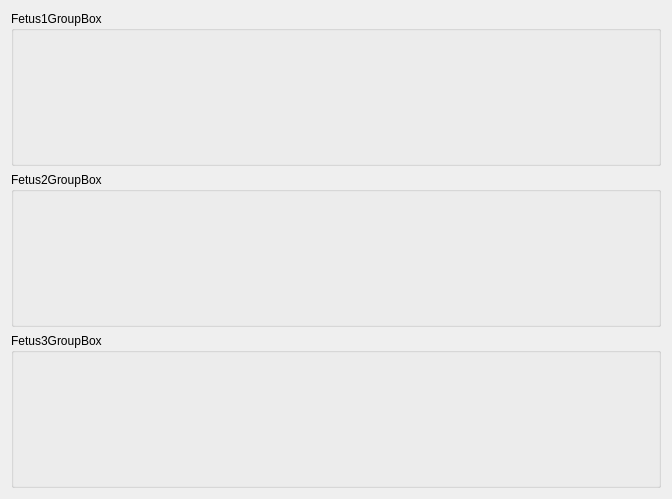
<?xml version="1.0" encoding="UTF-8"?>
<ui version="4.0">
 <class>PrenatalFetus</class>
 <widget class="QWidget" name="PrenatalFetus">
  <property name="geometry">
   <rect>
    <x>0</x>
    <y>0</y>
    <width>672</width>
    <height>499</height>
   </rect>
  </property>
  <property name="windowTitle">
   <string>Form</string>
  </property>
  <layout class="QVBoxLayout" name="verticalLayout">
   <item>
    <widget class="QGroupBox" name="fetus1GroupBox">
     <property name="title">
      <string>Fetus1GroupBox</string>
     </property>
    </widget>
   </item>
   <item>
    <widget class="QGroupBox" name="fetus2GroupBox">
     <property name="title">
      <string>Fetus2GroupBox</string>
     </property>
    </widget>
   </item>
   <item>
    <widget class="QGroupBox" name="fetus3GroupBox">
     <property name="title">
      <string>Fetus3GroupBox</string>
     </property>
    </widget>
   </item>
  </layout>
 </widget>
 <resources/>
 <connections/>
</ui>
